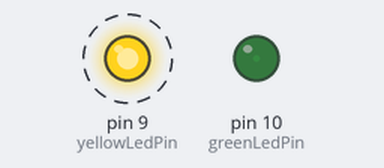
Recording of a sketch running on a simulated Arduino Uno, built with avr-gcc and run on an emulated ATmega328P. Shown: output pins drawn as LEDs (lit = HIGH). Dashed ring = blinking.

Above: at 0.05 s.
At 0.65 s:
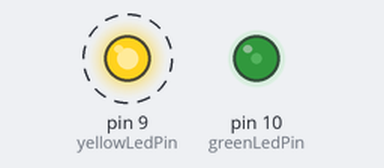
At 1.25 s:
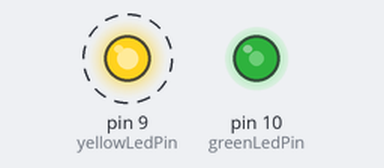
At 2.5 s:
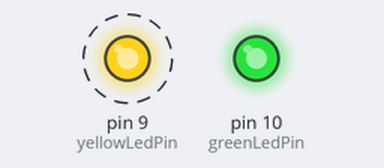
Timing chart, 0 to 5.9 s (numbered marks = the images above):
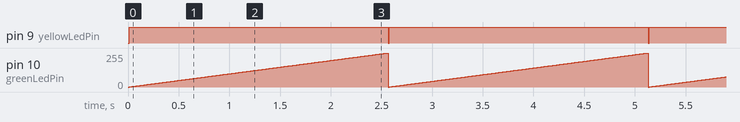

Measured:
- by itself, pin 9 (yellowLedPin): alternates HIGH for 2.6 s and LOW for 0.01 s
- by itself, pin 10 (greenLedPin): ramps from 0/255 to 255/255 and jumps back, once every 2.6 s

The sketch:

AWS1_4C_FadeLEDAnalog.ino
```cpp
int greenLedPin = 10; int yellowLedPin = 9;
void setup() {
     pinMode(greenLedPin, OUTPUT);
     pinMode(yellowLedPin, OUTPUT);
}
void loop() {
    for (int brightness=0; brightness <256; brightness++){
         analogWrite(greenLedPin, brightness);
         analogWrite(yellowLedPin, brightness*-1); //negate value of brightness for reverse fade
         delay(10);
    }
}
```
